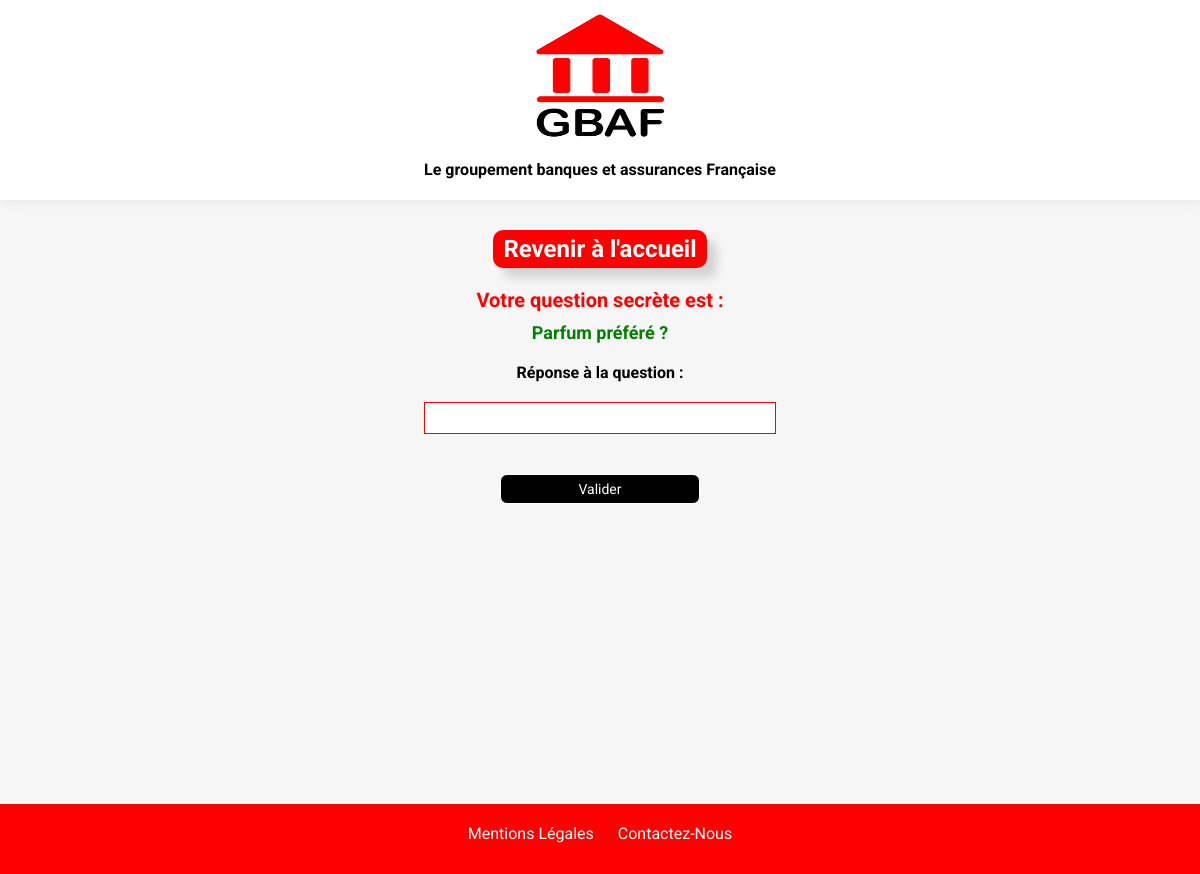
/answer.php?id=18, run on an earlier commit of the app's database.
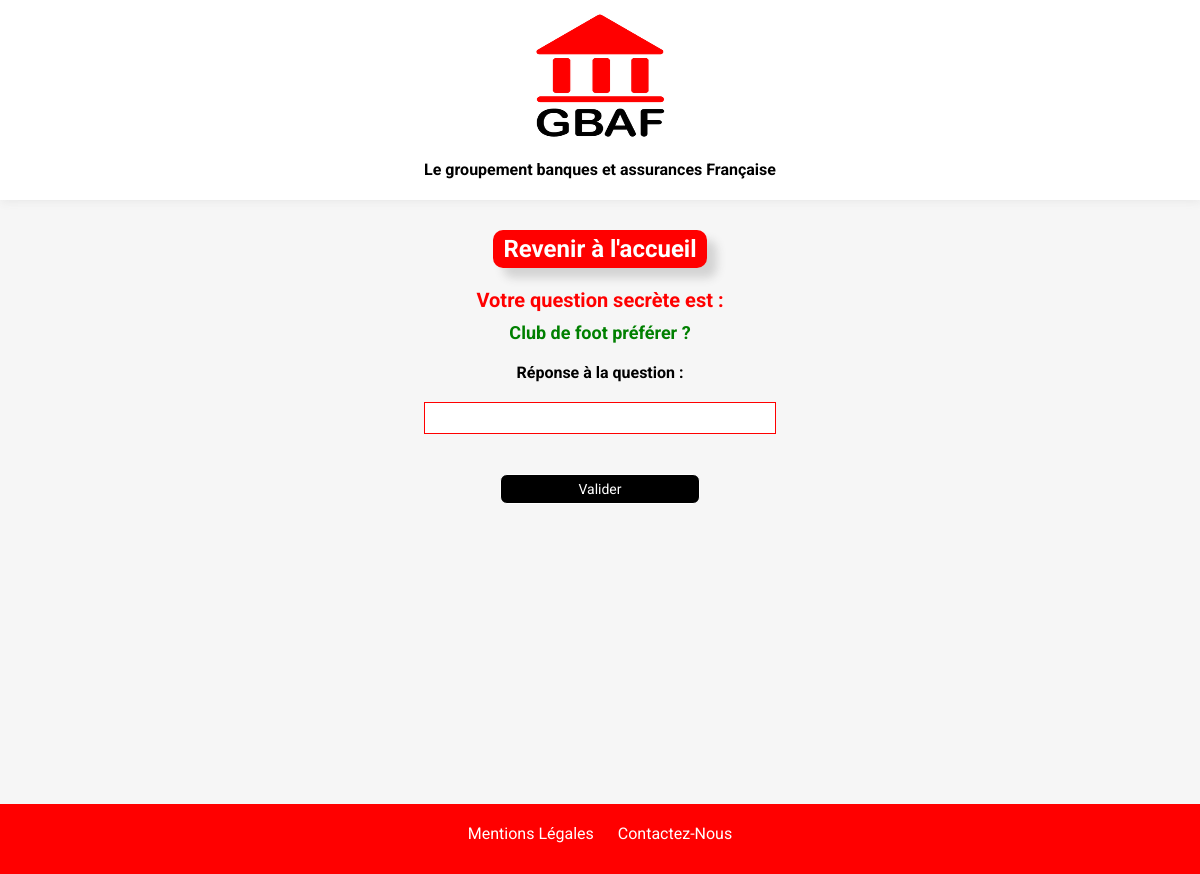
And on a later commit of the database.
### tables this page shows
CREATE TABLE `utilisateurs` (
  `id_user` int(11) NOT NULL,
  `date_inscription` datetime NOT NULL DEFAULT CURRENT_TIMESTAMP,
  `nom` varchar(255) NOT NULL,
  `prenom` varchar(255) NOT NULL,
  `username` varchar(255) NOT NULL,
  `password` varchar(255) NOT NULL,
  `question` varchar(255) NOT NULL,
  `reponse` varchar(255) NOT NULL
);

### answer.php (the view, shortened to what this page needs)
<?php require('include/database.php');?>
<!doctype html>
<html lang="fr">
  <head>
    <link type="text/css" rel="stylesheet" href="css/hcstyles.css" />
    <link type="text/css" rel="stylesheet" href="css/hcstylesmobiles.css" />
    <link type="text/css" rel="stylesheet" href="css/hctablettestyle.css" />
  </head>
  <body>
    <?php require('include/headerindex.php')?>
    <main id="connexion">
      <div class="container">
        <h2 class="bouton_page"><a href="index.php">Revenir à l'accueil</a></h2>
      </div>
      <div class="container">
        <div class="form">
          <form method="post">
            <p class="Qsecrete">Votre question secrète est :</p>
            <?php
              $answer = $bdd -> prepare('SELECT * FROM utilisateurs WHERE id_user = ?');
              $answer -> execute(array($_GET['id']));
              $myAnswer = $answer->fetch();
              echo "<span style='color:green; font-weight:bold; font-size:18px;'>" .$myAnswer['question']. " ?</span>";
              ?>
            <label for="reponse">Réponse à la question :</label>
            <input type="text" id="reponse" name="reponse">
            <br/>
            <input class="bouton_renvoyer" type="submit" value="Valider" name="valideForm">
          </form>
        </div>
      </div>
    </main>
    <?php require('include/footer.php')?>
  </body>
</html>

### include/headerindex.php
<header id="monheader">
   <div class="container">
      <a href="partenaires.php"><img class="logo" src="images/logo_gbaf.png" alt="logo_gbaf"></a>
      <p class="header_title">Le groupement banques et assurances Française</p>
   </div>
</header>

### include/footer.php
<footer id="monfooter">
   <div class="infosfooter">
      <a href="#">Mentions Légales </a>
      <a href="#">Contactez-Nous </a>
   </div>
</footer>

### css/hcstyles.css (style rules this page uses)
* { font-family: Roboto; margin: 0; padding: 0; }
body, html { margin: 0; display: flex; flex-direction: column; min-height: 100vh; background: #f6f6f6; }
a { text-decoration: none; color: #fff; }
.container { width: 1000px; margin-left: auto; margin-right: auto; display: flex; justify-content: center; }
#monheader { background-color: white; height: 200px; width: 100%; box-shadow: 1px 1px 10px #e5e5e5; }
.header_title { font-weight: bold; position: absolute; top: 160px; }
.bouton_page { background-color: red; border-radius: 10px; color: #fff; padding: 5px 10px 5px 10px; box-shadow: 10px 10px 10px lightgrey; margin-top: 30px; }
#monfooter { background-color: red; height: 70px; width: 100%; position: relative; top: 80px; margin-top: 20px; }
.infosfooter { text-align: center; }
.infosfooter a { color: #fff; border-radius: 5px; margin: 10px; position: relative; top: 20px; }
.logo { height: 150px; width: 150px; }
.form { text-align: center; }
label { display: block; margin-bottom: 20px; margin-top: 20px; font-weight: bold; }
input { height: 30px; width: 350px; border: 1px solid red; text-align: center; }
.bouton_renvoyer { color: #fff; background: black; width: 200px; border: 1px solid #fff; margin-top: 40px; border-radius: 7px; font-size: 14px; margin-bottom: 200px; }
.Qsecrete { color: red; font-weight: bold; font-size: 20px; margin-top: 20px; margin-bottom: 10px; }

What changed in the data, as far as the page shows it:
changed utilisateurs: question "Parfum préféré" → "Club de foot préférer"
